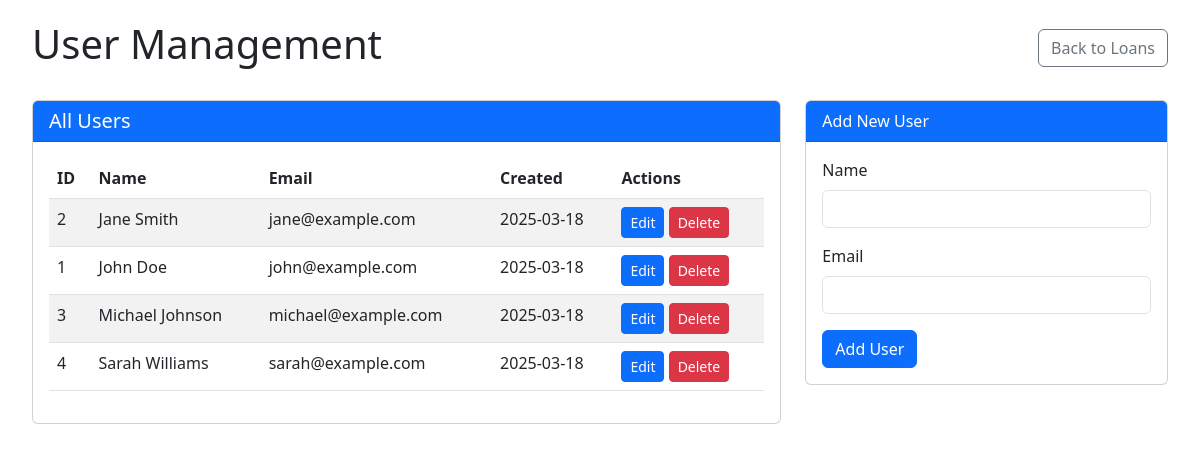
The page /users.php on the database its author committed.
### tables this page shows
CREATE TABLE IF NOT EXISTS users (
    id INT AUTO_INCREMENT PRIMARY KEY,
    name VARCHAR(100) NOT NULL,
    email VARCHAR(100) NOT NULL UNIQUE,
    phone VARCHAR(20),
    address TEXT,
    created_at DATETIME NOT NULL,
    updated_at DATETIME NOT NULL
);

### users.php (the view, shortened to what this page needs)
<?php
try {
    $db = Database::getConnection();
    $stmt = $db->query("SELECT * FROM users ORDER BY name");
    $users = $stmt->fetchAll(PDO::FETCH_ASSOC);
    $editingUser = null;
} catch (PDOException $e) {
    $message = "Database error: " . $e->getMessage();
    $messageType = "danger";
}
?>
<!DOCTYPE html>
<html lang="en">
<head>
    <link href="https://cdn.jsdelivr.net/npm/bootstrap@5.3.0-alpha1/dist/css/bootstrap.min.css" rel="stylesheet">
</head>
<body>
    <div class="container">
        <div class="d-flex justify-content-between align-items-center mb-4">
            <h1>User Management</h1>
            <a href="index.php" class="btn btn-outline-secondary">Back to Loans</a>
        </div>
        <div class="row">
            <div class="col-md-8">
                <div class="card mb-4">
                    <div class="card-header bg-primary text-white">
                        <h5 class="mb-0">All Users</h5>
                    </div>
                    <div class="card-body">
                        <table class="table table-striped table-hover">
                            <thead>
                                <tr>
                                    <th>ID</th>
                                    <th>Name</th>
                                    <th>Email</th>
                                    <th>Created</th>
                                    <th>Actions</th>
                                </tr>
                            </thead>
                            <tbody>
                                <?php if (count($users) > 0): ?>
                                    <?php foreach ($users as $user): ?>
                                        <tr>
                                            <td><?php echo $user['id']; ?></td>
                                            <td><?php echo htmlspecialchars($user['name']); ?></td>
                                            <td><?php echo htmlspecialchars($user['email']); ?></td>
                                            <td><?php echo date('Y-m-d', strtotime($user['created_at'])); ?></td>
                                            <td>
                                                <a href="?edit=<?php echo $user['id']; ?>" class="btn btn-sm btn-primary">Edit</a>
                                                <form method="post" style="display: inline;">
                                                    <button type="submit" class="btn btn-sm btn-danger" onclick="return confirm('Are you sure you want to delete this user?')">Delete</button>
                                                </form>
                                            </td>
                                        </tr>
                                    <?php endforeach; ?>
                                <?php else: ?>
                                    <tr>
                                        <td colspan="5" class="text-center">No users found</td>
                                    </tr>
                                <?php endif; ?>
                            </tbody>
                        </table>
                    </div>
                </div>
            </div>
            <div class="col-md-4">
                <div class="card">
                    <div class="card-header bg-primary text-white">
                        <?php echo $editingUser ? 'Edit User' : 'Add New User'; ?>
                    </div>
                    <div class="card-body">
                        <form method="post">
                            <div class="mb-3">
                                <label for="name" class="form-label">Name</label>
                                <input type="text" class="form-control" id="name" name="name"
                                       value="<?php echo $editingUser ? htmlspecialchars($editingUser['name']) : ''; ?>" required>
                            </div>
                            <div class="mb-3">
                                <label for="email" class="form-label">Email</label>
                                <input type="email" class="form-control" id="email" name="email"
                                       value="<?php echo $editingUser ? htmlspecialchars($editingUser['email']) : ''; ?>" required>
                            </div>
                            <div class="d-grid gap-2 d-md-flex">
                                <button type="submit" class="btn btn-primary">
                                    <?php echo $editingUser ? 'Update User' : 'Add User'; ?>
                                </button>
                            </div>
                        </form>
                    </div>
                </div>
            </div>
        </div>
    </div>
</body>
</html>

### users.php (style rules this page uses)
body { padding: 20px; }
.container { max-width: 1200px; }

### rows shown on the page
users: id "2", name "Jane Smith", email "jane@example.com", created_at "2025-03-18"
users: id "1", name "John Doe", email "john@example.com", created_at "2025-03-18"
users: id "3", name "Michael Johnson", email "michael@example.com", created_at "2025-03-18"
users: id "4", name "Sarah Williams", email "sarah@example.com", created_at "2025-03-18"
